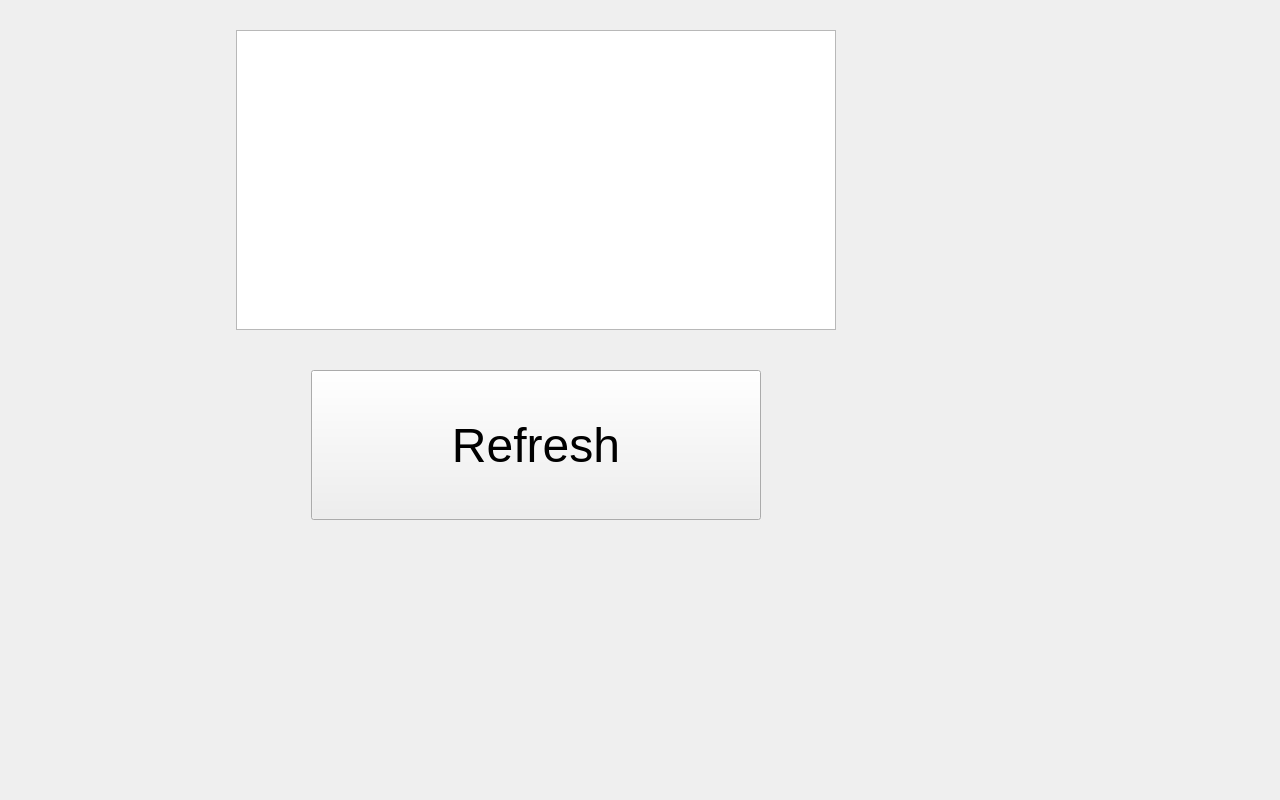
<?xml version="1.0" encoding="UTF-8"?>
<ui version="4.0">
 <class>viewer</class>
 <widget class="QWidget" name="viewer">
  <property name="geometry">
   <rect>
    <x>0</x>
    <y>0</y>
    <width>1280</width>
    <height>800</height>
   </rect>
  </property>
  <property name="windowTitle">
   <string>Form</string>
  </property>
  <widget class="QTextBrowser" name="textBrowser">
   <property name="geometry">
    <rect>
     <x>236</x>
     <y>30</y>
     <width>600</width>
     <height>300</height>
    </rect>
   </property>
  </widget>
  <widget class="QPushButton" name="pushButton">
   <property name="geometry">
    <rect>
     <x>311</x>
     <y>370</y>
     <width>450</width>
     <height>150</height>
    </rect>
   </property>
   <property name="font">
    <font>
     <pointsize>36</pointsize>
    </font>
   </property>
   <property name="text">
    <string>Refresh</string>
   </property>
  </widget>
 </widget>
 <resources/>
 <connections/>
</ui>
